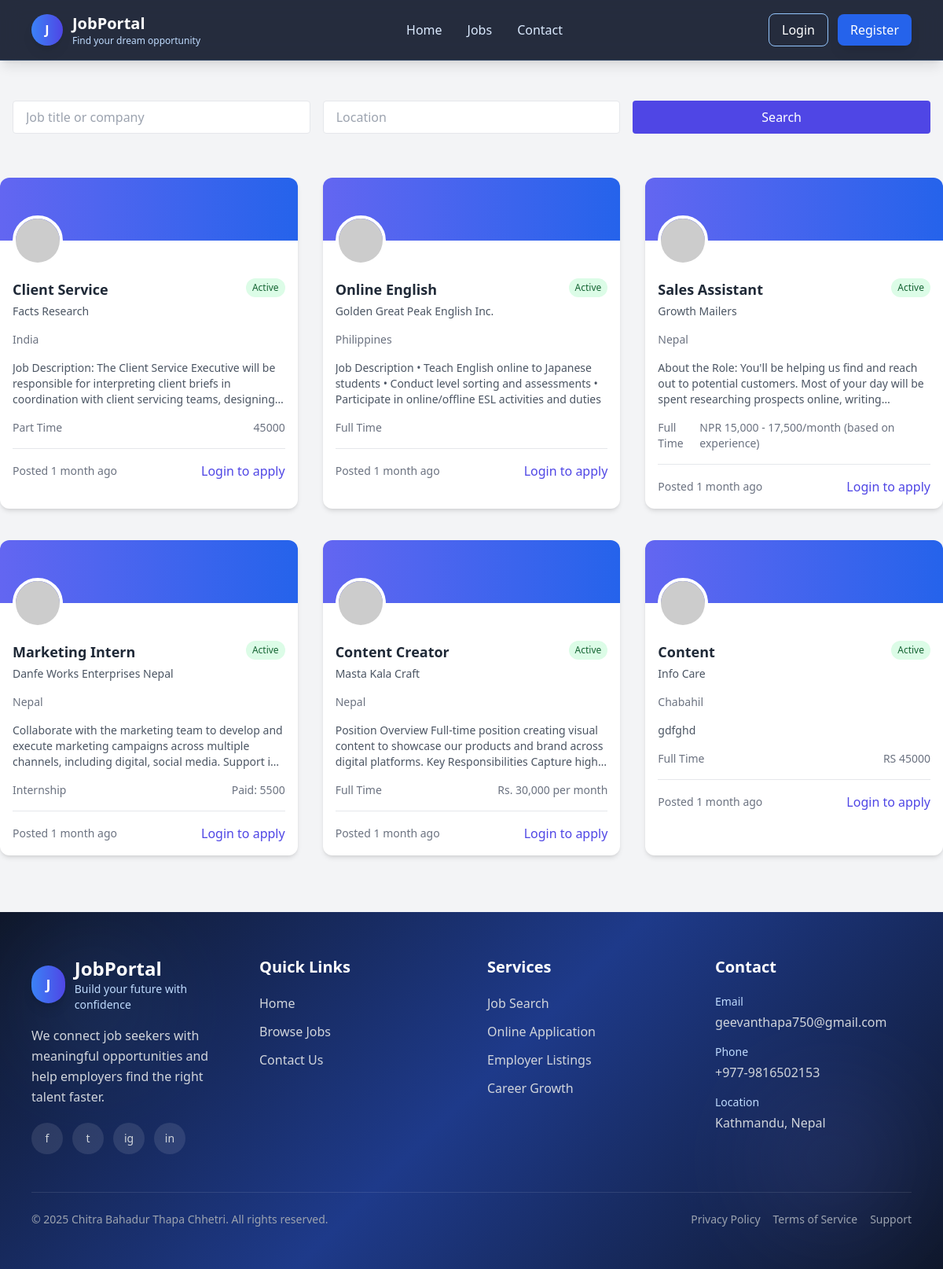
Screenshot of /jobs/ with the database file from the repository.
### jobs/models.py (models this page shows, shortened)
class Job(models.Model):
    JOB_TYPE_CHOICES = (
        ('FT', 'Full Time'),
        ('PT', 'Part Time'),
        ('IN', 'Internship'),
        ('CT', 'Contract'),
    )
    title = models.CharField(max_length=200)
    company_name = models.CharField(max_length=200)
    location = models.CharField(max_length=200)
    job_type = models.CharField(max_length=2, choices=JOB_TYPE_CHOICES)
    salary = models.CharField(max_length=100, blank=True, null=True)
    description = models.TextField()
    requirements = models.TextField()
    posted_by = models.ForeignKey(User, on_delete=models.CASCADE)
    posted_at = models.DateTimeField(auto_now_add=True)
    is_active = models.BooleanField(default=True)
    featured = models.BooleanField(default=False)

### jobs/views.py (the view)
# urls.py: path('jobs/', views.job_list, name='job_list'),
def job_list(request):
    query = request.GET.get('q', '')
    location = request.GET.get('location', '')
    jobs = Job.objects.filter(is_active=True)
    if query:
        jobs = jobs.filter(
            Q(title__icontains=query) |
            Q(company_name__icontains=query)
        )
    if location:
        jobs = jobs.filter(location__icontains=location)
    applied_jobs = []
    if request.user.is_authenticated:
        applied_jobs = JobApplication.objects.filter(
            user=request.user
        ).values_list('job_id', flat=True)
    return render(request, 'jobs/job_list.html', {
        'jobs': jobs,
        'query': query,
        'location': location,
        'applied_jobs': applied_jobs
    })

### jobs/context_processors.py (called while the page is built)
def user_profile(request):
    if request.user.is_authenticated:
        profile, _ = Profile.objects.get_or_create(user=request.user)
        return {'profile': profile}
    return {}

### jobs/templates/jobs/job_list.html (shortened to what this page needs)
{% extends 'jobs/base.html' %}
{% block content %}
<div class="max-w-7xl mx-auto mt-12 mb-12 px-4">
    <form method="get" class="mb-6 grid grid-cols-1 md:grid-cols-3 gap-4">
        <input
            type="text"
            name="q"
            placeholder="Job title or company"
            value="{{ query }}"
            class="px-4 py-2 border rounded"
        >
        <input
            type="text"
            name="location"
            placeholder="Location"
            value="{{ location }}"
            class="px-4 py-2 border rounded"
        >
        <button
            type="submit"
            class="bg-indigo-600 text-white px-4 py-2 rounded hover:bg-indigo-700">
            Search
        </button>
    </form>
</div>
<div class="grid md:grid-cols-2 lg:grid-cols-3 gap-8">
    {% for job in jobs %}
    <div class="job-card bg-white dark:bg-gray-800 rounded-xl shadow-md overflow-hidden hover:shadow-lg transition-shadow duration-300 mt-2">
        <div class="relative h-20 bg-gradient-to-r from-indigo-500 to-blue-600">
            <img
                class="absolute -bottom-8 left-4 w-16 h-16 rounded-full border-4 border-white dark:border-gray-800 object-cover"
                src="https://ui-avatars.com/api/?name={{ job.company_name }}&background=0D8ABC&color=fff"
                alt="{{ job.company_name }}"
            >
        </div>
        <div class="pt-12 px-4 pb-4">
            <div class="flex justify-between items-start">
                <div>
                    <h3 class="font-bold text-lg dark:text-white">{{ job.title }}</h3>
                    <p class="text-sm font-medium text-gray-600 dark:text-gray-300 mt-1">
                        {{ job.company_name }}
                    </p>
                </div>
                {% if job.is_active %}
                <span class="text-xs bg-green-100 text-green-800 px-2 py-1 rounded-full">
                    Active
                </span>
                {% endif %}
            </div>
            <div class="mt-4 flex items-center text-sm text-gray-500 dark:text-gray-400">
                <span>{{ job.location }}</span>
            </div>
            <p class="mt-4 text-sm text-gray-600 dark:text-gray-300 line-clamp-3">
                {{ job.description }}
            </p>
            <div class="mt-4 flex items-center justify-between">
                <span class="text-sm text-gray-500 dark:text-gray-400">
                    {{ job.get_job_type_display }}
                </span>
                {% if job.salary %}
                <span class="text-sm text-gray-500 dark:text-gray-400">
                    {{ job.salary }}
                </span>
                {% endif %}
            </div>
            <div class="mt-4 pt-4 border-t border-gray-200 dark:border-gray-700 flex items-center justify-between">
                <span class="text-sm text-gray-500 dark:text-gray-400">
                    Posted {{ job.posted_at|timesince }} ago
                </span>
                {% if not user.is_authenticated %}
                    <a href="{% url 'login' %}" class="text-indigo-600 font-medium">
                        Login to apply
                    </a>
                {% elif job.id in applied_jobs %}
                    <span class="text-green-600 font-semibold">
                        Applied
                    </span>
                {% elif user.is_staff or user.is_superuser %}
        <a href="{% url 'edit_job' job.id %}"
           class="bg-blue-600 hover:bg-blue-700 text-white px-3 py-1 rounded">
            Edit
        </a>
                {% else %}
                    <a href="{% url 'apply_job' job.id %}"
                       class="px-4 py-2 bg-indigo-600 text-white rounded hover:bg-indigo-700">
                        Apply
                    </a>
                {% endif %}
            </div>
        </div>
    </div>
    {% endfor %}
</div>
{% endblock %}

### jobs/templates/jobs/base.html (shortened to what this page needs)
<!doctype html>
<html lang="en">
  <head>
    <script src="https://cdn.tailwindcss.com"></script>
  </head>
  <body class="bg-gray-100 text-gray-800 overflow-x-hidden">
    <nav
      x-data="{ isOpen: false, profileOpen: false }"
      class="fixed top-0 left-0 w-full z-50 border-b border-blue-400/20 nav-glass shadow-lg"
    >
      <div class="w-full px-4 sm:px-6 lg:px-10 xl:px-12">
        <div class="flex items-center justify-between py-4">
          <a href="{% url 'home' %}" class="flex items-center gap-3">
            <div class="w-10 h-10 rounded-full bg-gradient-to-r from-blue-500 to-indigo-600 flex items-center justify-center text-white font-bold shadow-lg">
              J
            </div>
            <div>
              <h1 class="text-lg sm:text-xl font-bold text-white leading-tight">JobPortal</h1>
              <p class="text-xs text-blue-200 hidden sm:block">Find your dream opportunity</p>
            </div>
          </a>
          <div class="hidden md:flex items-center space-x-8">
            <a href="{% url 'home' %}" class="text-blue-100 hover:text-white font-medium transition">Home</a>
            <a href="{% url 'job_list' %}" class="text-blue-100 hover:text-white font-medium transition">Jobs</a>
            <a href="{% url 'contact' %}" class="text-blue-100 hover:text-white font-medium transition">Contact</a>
          </div>
          <div class="flex items-center gap-3 sm:gap-4">
            {% if user.is_authenticated %}
            <div class="relative">
              <button
                @click="profileOpen = !profileOpen"
                class="flex items-center gap-2 sm:gap-3 focus:outline-none bg-white/10 hover:bg-white/20 px-2 sm:px-3 py-2 rounded-full transition"
              >
                <img
                  src="{% if profile and profile.photo %}{{ profile.photo.url }}{% else %}https://ui-avatars.com/api/?name={{ user.get_full_name|default:user.username }}{% endif %}"
                  class="w-9 h-9 rounded-full object-cover border-2 border-white/60"
                  alt="Profile"
                />
                <span class="hidden sm:inline text-white font-medium max-w-[120px] truncate">
                  {{ user.first_name|default:user.username }}
                </span>
                <svg class="w-4 h-4 text-white hidden sm:block" fill="none" stroke="currentColor" viewBox="0 0 24 24">
                  <path stroke-linecap="round" stroke-linejoin="round" stroke-width="2" d="M19 9l-7 7-7-7"></path>
                </svg>
              </button>
              <div
                x-show="profileOpen"
                x-cloak
                @click.away="profileOpen = false"
                x-transition
                class="absolute right-0 mt-3 w-56 bg-white rounded-2xl shadow-2xl border border-gray-100 overflow-hidden"
              >
                <div class="px-4 py-3 border-b bg-gray-50">
                  <p class="font-semibold text-gray-800 truncate">{{ user.get_full_name|default:user.username }}</p>
                  <p class="text-sm text-gray-500 truncate">{{ user.email }}</p>
                </div>
                {% if user.is_staff %}
                <a
                  href="{% url 'admin_dashboard' %}"
                  class="block px-4 py-3 text-gray-700 hover:bg-blue-50 hover:text-blue-700 transition"
                >
                  Admin Dashboard
                </a>
                {% else %}
                <a
                  href="{% url 'profile' %}"
                  class="block px-4 py-3 text-gray-700 hover:bg-blue-50 hover:text-blue-700 transition"
                >
                  Profile
                </a>
                <a
                  href="{% url 'edit_profile' %}"
                  class="block px-4 py-3 text-gray-700 hover:bg-blue-50 hover:text-blue-700 transition"
                >
                  Edit Profile
                </a>
                <a
                  href="{% url 'my_jobs' %}"
                  class="block px-4 py-3 text-gray-700 hover:bg-blue-50 hover:text-blue-700 transition"
                >
                  My Applications
                </a>
                {% endif %}
                <a
                  href="{% url 'logout' %}"
                  class="block px-4 py-3 text-red-600 hover:bg-red-50 transition"
                >
                  Logout
                </a>
              </div>
            </div>
            {% else %}
            <div class="hidden sm:flex items-center gap-3">
              <a
                href="{% url 'login' %}"
                class="px-4 py-2 rounded-lg border border-blue-300 text-white hover:bg-white hover:text-blue-800 transition font-medium"
              >
                Login
              </a>
              <a
                href="{% url 'register' %}"
                class="px-4 py-2 rounded-lg bg-blue-600 text-white hover:bg-blue-700 transition font-medium shadow-lg"
              >
                Register
              </a>
            </div>
            {% endif %}
          </div>
        </div>
      </div>
    </nav>
    <main class="w-full mt-28 sm:mt-32 min-h-[60vh]">
      {% block content %}{% endblock %}
    </main>
    <footer class="footer-gradient text-gray-300 mt-16 relative overflow-hidden">
      <div class="absolute inset-0 opacity-10">
        <div class="absolute top-10 left-10 w-40 h-40 bg-blue-400 rounded-full blur-3xl"></div>
        <div class="absolute bottom-10 right-10 w-52 h-52 bg-indigo-400 rounded-full blur-3xl"></div>
      </div>
      <div class="relative w-full px-4 sm:px-6 lg:px-10 xl:px-12 py-14">
        <div class="grid grid-cols-1 sm:grid-cols-2 lg:grid-cols-4 gap-10">
          <div class="sm:col-span-2 lg:col-span-1">
            <div class="flex items-center gap-3 mb-4">
              <div class="w-12 h-12 rounded-full bg-gradient-to-r from-blue-500 to-indigo-600 flex items-center justify-center text-white font-bold text-lg shadow-lg">
                J
              </div>
              <div>
                <h2 class="text-2xl font-bold text-white">JobPortal</h2>
                <p class="text-sm text-blue-200">Build your future with confidence</p>
              </div>
            </div>
            <p class="text-gray-300 leading-relaxed mb-5">
              We connect job seekers with meaningful opportunities and help employers find the right talent faster.
            </p>
            <div class="flex items-center gap-3">
              <a href="#" class="social-icon w-10 h-10 rounded-full bg-white/10 hover:bg-blue-600 flex items-center justify-center">
                <span class="text-sm">f</span>
              </a>
              <a href="#" class="social-icon w-10 h-10 rounded-full bg-white/10 hover:bg-sky-500 flex items-center justify-center">
                <span class="text-sm">t</span>
              </a>
              <a href="#" class="social-icon w-10 h-10 rounded-full bg-white/10 hover:bg-pink-600 flex items-center justify-center">
                <span class="text-sm">ig</span>
              </a>
              <a href="#" class="social-icon w-10 h-10 rounded-full bg-white/10 hover:bg-blue-700 flex items-center justify-center">
                <span class="text-sm">in</span>
              </a>
            </div>
          </div>
          <div>
            <h3 class="text-xl font-semibold text-white mb-5">Quick Links</h3>
            <ul class="space-y-3">
              <li><a href="{% url 'home' %}" class="footer-link text-gray-300 hover:text-white inline-block">Home</a></li>
              <li><a href="{% url 'job_list' %}" class="footer-link text-gray-300 hover:text-white inline-block">Browse Jobs</a></li>
              <li><a href="{% url 'contact' %}" class="footer-link text-gray-300 hover:text-white inline-block">Contact Us</a></li>
            </ul>
          </div>
          <div>
            <h3 class="text-xl font-semibold text-white mb-5">Services</h3>
            <ul class="space-y-3">
              <li class="text-gray-300">Job Search</li>
              <li class="text-gray-300">Online Application</li>
              <li class="text-gray-300">Employer Listings</li>
              <li class="text-gray-300">Career Growth</li>
            </ul>
          </div>
          <div>
            <h3 class="text-xl font-semibold text-white mb-5">Contact</h3>
            <div class="space-y-4">
              <div>
                <p class="text-sm text-blue-200 mb-1">Email</p>
                <p class="text-gray-300 break-all">geevanthapa750@gmail.com</p>
              </div>
              <div>
                <p class="text-sm text-blue-200 mb-1">Phone</p>
                <p class="text-gray-300">+977-9816502153</p>
              </div>
              <div>
                <p class="text-sm text-blue-200 mb-1">Location</p>
                <p class="text-gray-300">Kathmandu, Nepal</p>
              </div>
            </div>
          </div>
        </div>
        <div class="border-t border-white/10 mt-12 pt-6 flex flex-col md:flex-row items-center justify-between gap-4 text-sm text-gray-400">
          <p class="text-center md:text-left">
            &copy; 2025 Chitra Bahadur Thapa Chhetri. All rights reserved.
          </p>
          <div class="flex flex-wrap justify-center gap-4">
            <a href="#" class="hover:text-white transition">Privacy Policy</a>
            <a href="#" class="hover:text-white transition">Terms of Service</a>
            <a href="#" class="hover:text-white transition">Support</a>
          </div>
        </div>
      </div>
    </footer>
  </body>
</html>

### jobs/templates/jobs/base.html (style rules this page uses)
html { scroll-behavior: smooth; }
body { min-height: 100vh; margin: 0; padding: 0; }
.footer-gradient { background: linear-gradient(135deg, #0f172a 0%, #1e3a8a 50%, #0f172a 100%); }
.nav-glass { background: rgba(15, 23, 42, 0.9); backdrop-filter: blur(14px); }
.footer-link { transition: all 0.3s ease; }
.social-icon { transition: all 0.3s ease; }

### rows the page displays
Job: title "Client Service", company_name "Facts Research", is_active "Active", location "India", description "Job Description: The Client Service Executive will be responsible for interpreting client briefs in coordination with client servicing teams,…", job_type "Part Time", salary "45000", posted_at "1 month"
Job: title "Online English", company_name "Golden Great Peak English Inc.", is_active "Active", location "Philippines", description "Job Description • Teach English online to Japanese students • Conduct level sorting and assessments • Participate in online/offline ESL activities and duties", job_type "Full Time", posted_at "1 month"
Job: title "Sales Assistant", company_name "Growth Mailers", is_active "Active", location "Nepal", description "About the Role: You'll be helping us find and reach out to potential customers. Most of your day will be spent researching prospects online,…", job_type "Full Time", salary "NPR 15,000 - 17,500/month (based on experience)", posted_at "1 month"
Job: title "Marketing Intern", company_name "Danfe Works Enterprises Nepal", is_active "Active", location "Nepal", description "Collaborate with the marketing team to develop and execute marketing campaigns across multiple channels, including digital, social media. Support…", job_type "Internship", salary "Paid: 5500", posted_at "1 month"
Job: title "Content Creator", company_name "Masta Kala Craft", is_active "Active", location "Nepal", description "Position Overview Full-time position creating visual content to showcase our products and brand across digital platforms. Key Responsibilities…", job_type "Full Time", salary "Rs. 30,000 per month", posted_at "1 month"
Job: title "Content", company_name "Info Care", is_active "Active", location "Chabahil", description "gdfghd", job_type "Full Time", salary "RS 45000", posted_at "1 month"
